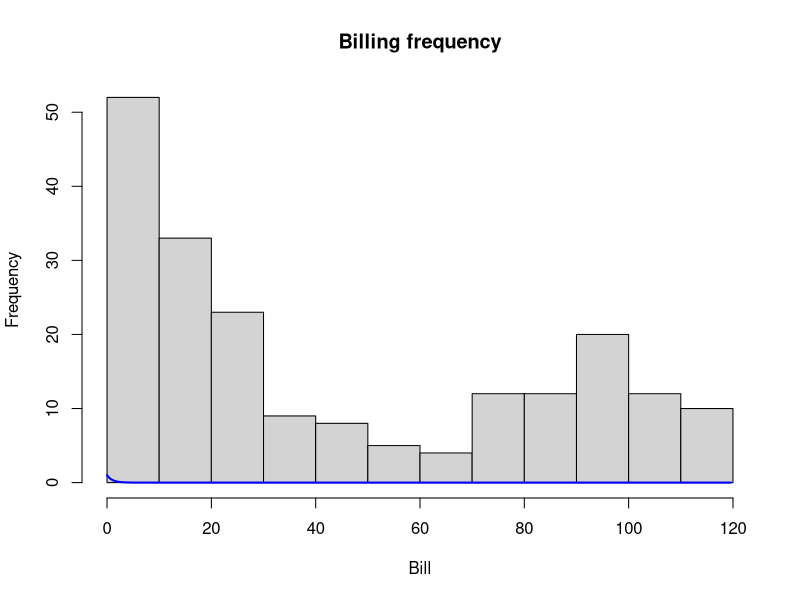
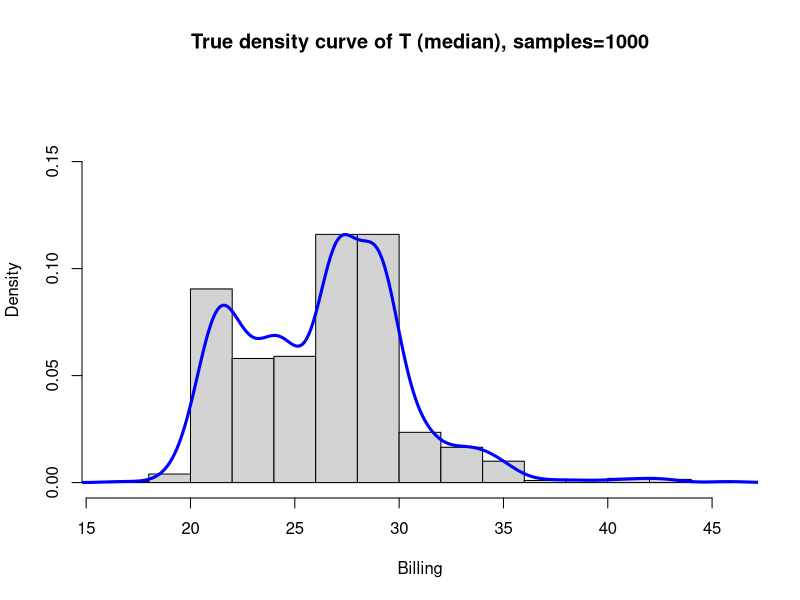
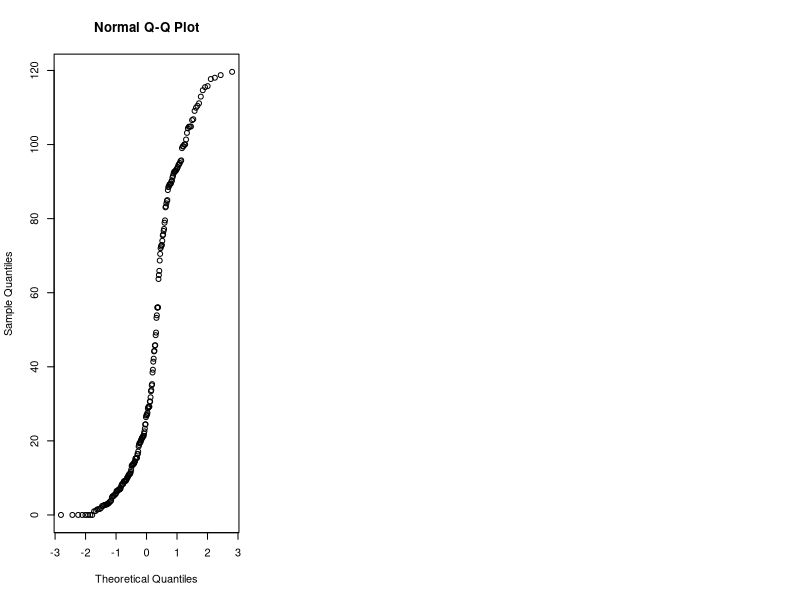

The R script that drew these images, in order: (Note: this script raises an error after producing the figures.)
B = 1000
par(mfrow=c(1,1))
telephone <- read.csv("telephone.txt", sep="")
data = telephone$Bills
hist(data, main="Billing frequency", xlab="Bill")
x=seq(0, max(data), length=B)
lines(x,dexp(x),type="l",col="blue",lwd=2)
t=median(data)

# 2. 
# Calculate median, this is the test statistic
tstar=numeric(B)
n = length(data)
for (i in 1:B){
  xstar=sample(data,replace=TRUE)
  tstar[i]= median(xstar) 
}
hist(tstar,prob=T, ylim=c(0,0.18),  main="True density curve of T (median), samples=1000", xlab="Billing") 
lines(density(tstar), type="l",col="blue", lwd=3)

# Dertemine p-value
pl=sum(tstar<t)/B
pr=sum(tstar>t)/B
p=2*min(pl,pr)
pl;pr;p

# Determine if data follows an exponential distribution
lambda = c(0.1, 1)
par(mfrow = c(1, 3))
qqnorm(data)

results = c()
p_values = c()
for (i in lambda) {
  
  # Generate surrogate datas ample
  ex = rexp(200, rate = i)
  control = data
    
  # estimate the parameters
  fit1 <- fitdistr(ex, "exponential") 
  fit2 <- fitdistr(control, "exponential")

  # goodness of fit test
  ks.test(ex, "pexp", fit1$estimate) # p-value > 0.05 -> distribution not refused
  res = ks.test(control, "pexp", fit2$estimate) #  significant p-value -> distribution refused
  p_values = c(p_values, res$p.value)
  
  # plot a graph to test whether data follows an exponential distribution
  hist(control, freq = FALSE, breaks = 30, xlab="Bill", main=paste("Lambda", i) )
  curve(dexp(x, rate = fit1$estimate), from = 0, col = "red", add = TRUE, lwd=3)
}
print(p_values)

# Calculate bootstrap confidence interval
y = data
B = 10^4;  d.re = numeric(B)
a.obs = mean(y);  n = length(y)
for (i in 1:B) {
  a.re = mean(sample(y, n, repl=T))
  d.re[i] = a.re - a.obs }
L.re = quantile(d.re, .025);  U.re = quantile(d.re, 0.975)
c(a.obs - U.re,  a.obs - L.re)


#5. test that the median bill is bigger or equal to 40 euro 
binom.test(sum(data>=40),200,p=0.5)
binom.test(sum(data<40),200,p=0.5) # Smaller than 40 euro

# Fraction of bills smaller than 10 euro
print(length(data[which(data<10)])/200)

